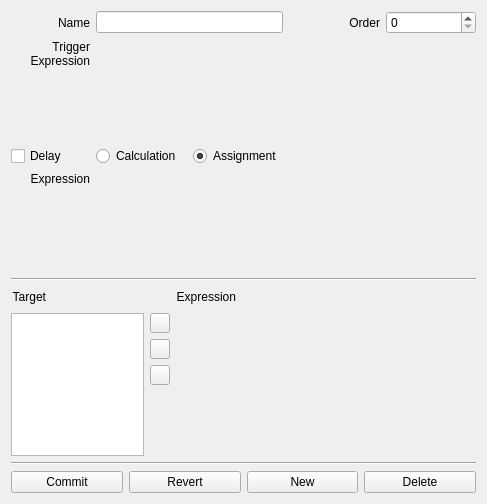
<ui version="4.0" >
<comment> Begin CVS Header </comment>
<comment>   $Source: /fs/turing/cvs/copasi_dev/copasi/UI/CQEventWidget1.ui,v $ </comment>
<comment>   $Revision: 1.11 $ </comment>
<comment>   $Name: Build-33 $ </comment>
<comment>   $Author: shoops $ </comment>
<comment>   $Date: 2009/12/04 19:19:27 $ </comment>
<comment> End CVS Header </comment>

<comment> Copyright (C) 2008 by Pedro Mendes, Virginia Tech Intellectual </comment>
<comment> Properties, Inc., EML Research, gGmbH, University of Heidelberg, </comment>
<comment> and The University of Manchester. </comment>
<comment> All rights reserved. </comment>

 <comment> All rights reserved. </comment>
 <class>CQEventWidget1</class>
 <widget class="CopasiWidget" name="CQEventWidget1" >
  <property name="geometry" >
   <rect>
    <x>0</x>
    <y>0</y>
    <width>487</width>
    <height>504</height>
   </rect>
  </property>
  <property name="sizePolicy" >
   <sizepolicy vsizetype="Preferred" hsizetype="Preferred" >
    <horstretch>0</horstretch>
    <verstretch>0</verstretch>
   </sizepolicy>
  </property>
  <property name="caption" stdset="0" >
   <string>Event Widget</string>
  </property>
  <layout class="QVBoxLayout" name="verticalLayout" >
   <item>
    <layout class="QGridLayout" name="gridLayout" >
     <item row="0" column="0" >
      <widget class="QLabel" name="mpLabelEventName" >
       <property name="sizePolicy" >
        <sizepolicy vsizetype="Minimum" hsizetype="Preferred" >
         <horstretch>0</horstretch>
         <verstretch>0</verstretch>
        </sizepolicy>
       </property>
       <property name="text" >
        <string>Name</string>
       </property>
       <property name="alignment" >
        <set>Qt::AlignRight|Qt::AlignTrailing|Qt::AlignVCenter</set>
       </property>
       <property name="wordWrap" >
        <bool>false</bool>
       </property>
      </widget>
     </item>
     <item row="0" column="1" colspan="2" >
      <widget class="QLineEdit" name="mpLineEditName" />
     </item>
     <item row="0" column="3" >
      <widget class="QLabel" name="mpLabelOrder" >
       <property name="sizePolicy" >
        <sizepolicy vsizetype="Minimum" hsizetype="Preferred" >
         <horstretch>0</horstretch>
         <verstretch>0</verstretch>
        </sizepolicy>
       </property>
       <property name="text" >
        <string>Order</string>
       </property>
       <property name="alignment" >
        <set>Qt::AlignRight|Qt::AlignTrailing|Qt::AlignVCenter</set>
       </property>
       <property name="wordWrap" >
        <bool>false</bool>
       </property>
      </widget>
     </item>
     <item row="0" column="4" >
      <widget class="QSpinBox" name="mpSpinOrder" />
     </item>
     <item row="1" column="0" >
      <widget class="QLabel" name="mpLabelTrigger" >
       <property name="sizePolicy" >
        <sizepolicy vsizetype="Minimum" hsizetype="Preferred" >
         <horstretch>0</horstretch>
         <verstretch>0</verstretch>
        </sizepolicy>
       </property>
       <property name="text" >
        <string>Trigger Expression</string>
       </property>
       <property name="alignment" >
        <set>Qt::AlignRight|Qt::AlignTop|Qt::AlignTrailing</set>
       </property>
       <property name="wordWrap" >
        <bool>true</bool>
       </property>
      </widget>
     </item>
     <item row="1" column="1" colspan="4" >
      <widget class="CQExpressionMmlStackedWidget" name="mpExpressionTrigger" >
       <property name="minimumSize" >
        <size>
         <width>380</width>
         <height>100</height>
        </size>
       </property>
       <property name="currentIndex" >
        <number>1</number>
       </property>
       <widget class="QWidget" name="page_11" />
       <widget class="QWidget" name="page_12" />
      </widget>
     </item>
     <item row="2" column="0" >
      <widget class="QCheckBox" name="mpCheckDelay" >
       <property name="layoutDirection" >
        <enum>Qt::LeftToRight</enum>
       </property>
       <property name="text" >
        <string>Delay</string>
       </property>
      </widget>
     </item>
     <item row="2" column="1" >
      <widget class="QRadioButton" name="mpBtnDelayCalculation" >
       <property name="text" >
        <string>Calculation</string>
       </property>
      </widget>
     </item>
     <item row="2" column="2" >
      <widget class="QRadioButton" name="mpBtnDelayAssignment" >
       <property name="text" >
        <string>Assignment</string>
       </property>
       <property name="checked" >
        <bool>true</bool>
       </property>
      </widget>
     </item>
     <item row="3" column="0" >
      <widget class="QLabel" name="mpLabelDelayExpression" >
       <property name="sizePolicy" >
        <sizepolicy vsizetype="Minimum" hsizetype="Preferred" >
         <horstretch>0</horstretch>
         <verstretch>0</verstretch>
        </sizepolicy>
       </property>
       <property name="text" >
        <string>Expression</string>
       </property>
       <property name="alignment" >
        <set>Qt::AlignRight|Qt::AlignTop|Qt::AlignTrailing</set>
       </property>
       <property name="wordWrap" >
        <bool>false</bool>
       </property>
      </widget>
     </item>
     <item row="3" column="1" colspan="4" >
      <widget class="CQExpressionMmlStackedWidget" name="mpExpressionDelay" >
       <property name="minimumSize" >
        <size>
         <width>380</width>
         <height>100</height>
        </size>
       </property>
       <widget class="QWidget" name="page_7" />
       <widget class="QWidget" name="page_8" />
      </widget>
     </item>
    </layout>
   </item>
   <item>
    <widget class="Line" name="mpLine1" >
     <property name="frameShape" >
      <enum>QFrame::HLine</enum>
     </property>
     <property name="frameShadow" >
      <enum>QFrame::Sunken</enum>
     </property>
    </widget>
   </item>
   <item>
    <layout class="QGridLayout" >
     <item row="1" column="0" >
      <layout class="QHBoxLayout" >
       <item>
        <widget class="QListWidget" name="mpLBTarget" >
         <property name="sizePolicy" >
          <sizepolicy vsizetype="Expanding" hsizetype="Preferred" >
           <horstretch>0</horstretch>
           <verstretch>0</verstretch>
          </sizepolicy>
         </property>
        </widget>
       </item>
       <item>
        <layout class="QVBoxLayout" >
         <item>
          <widget class="QToolButton" name="mpBtnSelectObject" >
           <property name="maximumSize" >
            <size>
             <width>20</width>
             <height>20</height>
            </size>
           </property>
           <property name="toolTip" >
            <string>edit target</string>
           </property>
           <property name="text" >
            <string/>
           </property>
          </widget>
         </item>
         <item>
          <widget class="QToolButton" name="mpBtnAddTarget" >
           <property name="maximumSize" >
            <size>
             <width>20</width>
             <height>20</height>
            </size>
           </property>
           <property name="toolTip" >
            <string>add target</string>
           </property>
           <property name="text" >
            <string/>
           </property>
          </widget>
         </item>
         <item>
          <widget class="QToolButton" name="mpBtnDeleteTarget" >
           <property name="maximumSize" >
            <size>
             <width>20</width>
             <height>20</height>
            </size>
           </property>
           <property name="toolTip" >
            <string>delete target</string>
           </property>
           <property name="text" >
            <string/>
           </property>
          </widget>
         </item>
         <item>
          <spacer name="spacerTargetIcons" >
           <property name="orientation" >
            <enum>Qt::Vertical</enum>
           </property>
           <property name="sizeType" >
            <enum>QSizePolicy::Expanding</enum>
           </property>
           <property name="sizeHint" stdset="0" >
            <size>
             <width>20</width>
             <height>40</height>
            </size>
           </property>
          </spacer>
         </item>
        </layout>
       </item>
      </layout>
     </item>
     <item row="0" column="0" >
      <layout class="QHBoxLayout" >
       <item>
        <widget class="QLabel" name="mpLabelTarget" >
         <property name="text" >
          <string>Target</string>
         </property>
         <property name="alignment" >
          <set>Qt::AlignRight|Qt::AlignTrailing|Qt::AlignVCenter</set>
         </property>
         <property name="wordWrap" >
          <bool>false</bool>
         </property>
        </widget>
       </item>
       <item>
        <spacer name="spacerTarget" >
         <property name="orientation" >
          <enum>Qt::Horizontal</enum>
         </property>
         <property name="sizeType" >
          <enum>QSizePolicy::Expanding</enum>
         </property>
         <property name="sizeHint" stdset="0" >
          <size>
           <width>40</width>
           <height>20</height>
          </size>
         </property>
        </spacer>
       </item>
      </layout>
     </item>
     <item row="0" column="1" >
      <layout class="QHBoxLayout" >
       <item>
        <widget class="QLabel" name="mpLabelEA" >
         <property name="text" >
          <string>Expression</string>
         </property>
         <property name="alignment" >
          <set>Qt::AlignRight|Qt::AlignTrailing|Qt::AlignVCenter</set>
         </property>
         <property name="wordWrap" >
          <bool>false</bool>
         </property>
        </widget>
       </item>
       <item>
        <spacer name="spacerExpression" >
         <property name="orientation" >
          <enum>Qt::Horizontal</enum>
         </property>
         <property name="sizeType" >
          <enum>QSizePolicy::Expanding</enum>
         </property>
         <property name="sizeHint" stdset="0" >
          <size>
           <width>40</width>
           <height>20</height>
          </size>
         </property>
        </spacer>
       </item>
      </layout>
     </item>
     <item row="1" column="1" >
      <widget class="CQExpressionMmlStackedWidget" name="mpExpressionEA" >
       <property name="minimumSize" >
        <size>
         <width>300</width>
         <height>60</height>
        </size>
       </property>
       <widget class="QWidget" name="page" />
       <widget class="QWidget" name="page_2" />
      </widget>
     </item>
    </layout>
   </item>
   <item>
    <widget class="Line" name="mpLine2" >
     <property name="frameShape" >
      <enum>QFrame::HLine</enum>
     </property>
     <property name="frameShadow" >
      <enum>QFrame::Sunken</enum>
     </property>
    </widget>
   </item>
   <item>
    <layout class="QHBoxLayout" >
     <item>
      <widget class="QPushButton" name="mpBtnCommit" >
       <property name="text" >
        <string>Commit</string>
       </property>
      </widget>
     </item>
     <item>
      <widget class="QPushButton" name="mpBtnRevert" >
       <property name="text" >
        <string>Revert</string>
       </property>
      </widget>
     </item>
     <item>
      <widget class="QPushButton" name="mpBtnNew" >
       <property name="text" >
        <string>New</string>
       </property>
      </widget>
     </item>
     <item>
      <widget class="QPushButton" name="mpBtnDelete" >
       <property name="text" >
        <string>Delete</string>
       </property>
      </widget>
     </item>
    </layout>
   </item>
  </layout>
 </widget>
 <layoutdefault spacing="6" margin="11" />
 <customwidgets>
  <customwidget>
   <class>CopasiWidget</class>
   <extends>QWidget</extends>
   <header>copasiWidget.h</header>
   <container>1</container>
  </customwidget>
  <customwidget>
   <class>CQExpressionMmlStackedWidget</class>
   <extends>QStackedWidget</extends>
   <header>CQExpressionMmlStackedWidget.h</header>
   <container>1</container>
  </customwidget>
 </customwidgets>
 <tabstops>
  <tabstop>mpLineEditName</tabstop>
  <tabstop>mpCheckDelay</tabstop>
  <tabstop>mpBtnDelayCalculation</tabstop>
  <tabstop>mpBtnDelayAssignment</tabstop>
  <tabstop>mpLBTarget</tabstop>
  <tabstop>mpBtnSelectObject</tabstop>
  <tabstop>mpBtnAddTarget</tabstop>
  <tabstop>mpBtnDeleteTarget</tabstop>
  <tabstop>mpBtnCommit</tabstop>
  <tabstop>mpBtnRevert</tabstop>
  <tabstop>mpBtnNew</tabstop>
  <tabstop>mpBtnDelete</tabstop>
 </tabstops>
 <includes>
  <include location="global" >string</include>
  <include location="global" >vector</include>
  <include location="local" >copasiWidget.h</include>
  <include location="local" >MyLineEdit.h</include>
 </includes>
 <resources/>
 <connections>
  <connection>
   <sender>mpBtnCommit</sender>
   <signal>clicked()</signal>
   <receiver>CQEventWidget1</receiver>
   <slot>slotBtnCommitClicked()</slot>
   <hints>
    <hint type="sourcelabel" >
     <x>20</x>
     <y>20</y>
    </hint>
    <hint type="destinationlabel" >
     <x>20</x>
     <y>20</y>
    </hint>
   </hints>
  </connection>
  <connection>
   <sender>mpBtnDelete</sender>
   <signal>clicked()</signal>
   <receiver>CQEventWidget1</receiver>
   <slot>slotBtnDeleteClicked()</slot>
   <hints>
    <hint type="sourcelabel" >
     <x>20</x>
     <y>20</y>
    </hint>
    <hint type="destinationlabel" >
     <x>20</x>
     <y>20</y>
    </hint>
   </hints>
  </connection>
  <connection>
   <sender>mpBtnNew</sender>
   <signal>clicked()</signal>
   <receiver>CQEventWidget1</receiver>
   <slot>slotBtnNewClicked()</slot>
   <hints>
    <hint type="sourcelabel" >
     <x>20</x>
     <y>20</y>
    </hint>
    <hint type="destinationlabel" >
     <x>20</x>
     <y>20</y>
    </hint>
   </hints>
  </connection>
  <connection>
   <sender>mpBtnRevert</sender>
   <signal>clicked()</signal>
   <receiver>CQEventWidget1</receiver>
   <slot>slotBtnRevertClicked()</slot>
   <hints>
    <hint type="sourcelabel" >
     <x>20</x>
     <y>20</y>
    </hint>
    <hint type="destinationlabel" >
     <x>20</x>
     <y>20</y>
    </hint>
   </hints>
  </connection>
  <connection>
   <sender>mpBtnAddTarget</sender>
   <signal>clicked()</signal>
   <receiver>CQEventWidget1</receiver>
   <slot>slotAddTarget()</slot>
   <hints>
    <hint type="sourcelabel" >
     <x>20</x>
     <y>20</y>
    </hint>
    <hint type="destinationlabel" >
     <x>20</x>
     <y>20</y>
    </hint>
   </hints>
  </connection>
  <connection>
   <sender>mpBtnDeleteTarget</sender>
   <signal>clicked()</signal>
   <receiver>CQEventWidget1</receiver>
   <slot>slotDeleteTarget()</slot>
   <hints>
    <hint type="sourcelabel" >
     <x>20</x>
     <y>20</y>
    </hint>
    <hint type="destinationlabel" >
     <x>20</x>
     <y>20</y>
    </hint>
   </hints>
  </connection>
  <connection>
   <sender>mpBtnSelectObject</sender>
   <signal>clicked()</signal>
   <receiver>CQEventWidget1</receiver>
   <slot>slotSelectObject()</slot>
   <hints>
    <hint type="sourcelabel" >
     <x>20</x>
     <y>20</y>
    </hint>
    <hint type="destinationlabel" >
     <x>20</x>
     <y>20</y>
    </hint>
   </hints>
  </connection>
 </connections>
</ui>
